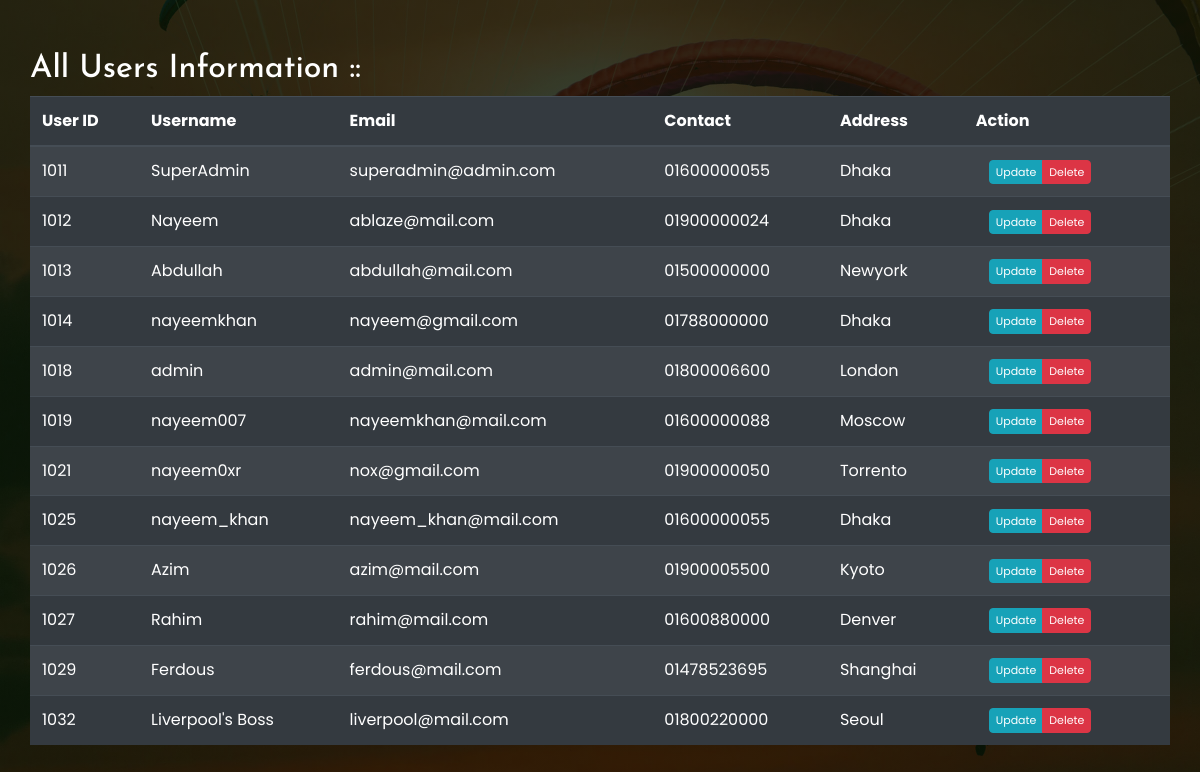
Page /all-users.php on the committed database.
### tables this page shows
CREATE TABLE `user` (
  `id` int(6) NOT NULL,
  `username` varchar(255) NOT NULL,
  `password` varchar(255) NOT NULL,
  `email` varchar(255) NOT NULL,
  `mobile` varchar(27) NOT NULL,
  `address` varchar(255) NOT NULL,
  `avatar` text NOT NULL
);

### all-users.php (the view, shortened to what this page needs)
<?php include "db.php" ; ?>
<?php include "header.php" ; ?>
<?php
  $query = "SELECT * FROM user " ;
  $selectAllUser = mysqli_query($connect , $query);
?>
<section class="">
  <div class="container all-users">
    <div class="row">
      <h2 class="user-x">All Users Information ::</h2>
      <table class="table table-striped table-dark">
        <thead>
          <tr>
            <th scope="col">User ID</th>
            <th scope="col">Username</th>
            <th scope="col">Email</th>
            <th scope="col">Contact</th>
            <th scope="col">Address</th>
            <th scope="col">Action</th>
          </tr>
        </thead>
        <tbody>
          <?php
            while($row = mysqli_fetch_assoc($selectAllUser)){
              $userId   = $row['id'] ;
              $username = $row['username'] ;
              $email    = $row['email'] ;
              $mobile   = $row['mobile'] ;
              $address  = $row['address'] ;
          ?>
          <tr>
            <td scope="row"><?php echo $userId ; ?></td>
            <td><?php echo $username ; ?></td>
            <td><?php echo $email ; ?></td>
            <td><?php echo $mobile ; ?></td>
            <td><?php echo $address ; ?></td>
            <td>
              <div class="btn btn-group">
                <a href="update-user.php?update=<?php echo $userId;?> " class="btn btn-info btn-action">Update</a>
                <a href="all-users.php?delete=<?php echo $userId ;?>" class="btn btn-danger btn-action">Delete</a>
              </div>
            </td>
          </tr>
          <?php
            }
          ?>
        </tbody>
      </table>
    </div>
  </div>
</section>
<?php include "footer.php" ; ?>

### header.php (shortened to what this page needs)
<!DOCTYPE HTML>
<html lang="en">
  <head>
    <link rel="stylesheet" href="https://stackpath.bootstrapcdn.com/bootstrap/4.4.1/css/bootstrap.min.css">
    <link rel="stylesheet" type="text/css" href="css/style.css">
  </head>
  <body>

### footer.php (shortened to what this page needs)
  </body>
</html>

### css/style.css (style rules this page uses)
h1,h2,h3,h4,h5,h6 { font-family: 'Josefin Sans', sans-serif; color: #333; }
body { font-family: 'Poppins', sans-serif; background: linear-gradient(rgba(10,23,6,0.8),rgba(10,23,6,0.8)) , url(../img/banner3.png) no-repeat; background-size: cover; background-attachment: fixed; }
.all-users { margin-top: 50px; }
.user-x { color: #fff; }
.btn-group { margin: -7px 0; }
.btn-action { padding: 3px 6px; margin : 0px; font-size: 11px; }

### rows in the picture
user: id "1011", username "SuperAdmin", email "superadmin@admin.com", mobile "01600000055", address "Dhaka"
user: id "1012", username "Nayeem", email "ablaze@mail.com", mobile "01900000024", address "Dhaka"
user: id "1013", username "Abdullah", email "abdullah@mail.com", mobile "01500000000", address "Newyork"
user: id "1014", username "nayeemkhan", email "nayeem@gmail.com", mobile "01788000000", address "Dhaka"
user: id "1018", username "admin", email "admin@mail.com", mobile "01800006600", address "London"
user: id "1019", username "nayeem007", email "nayeemkhan@mail.com", mobile "01600000088", address "Moscow"
user: id "1021", username "nayeem0xr", email "nox@gmail.com", mobile "01900000050", address "Torrento"
user: id "1025", username "nayeem_khan", email "nayeem_khan@mail.com", mobile "01600000055", address "Dhaka"
user: id "1026", username "Azim", email "azim@mail.com", mobile "01900005500", address "Kyoto"
user: id "1027", username "Rahim", email "rahim@mail.com", mobile "01600880000", address "Denver"
user: id "1029", username "Ferdous", email "ferdous@mail.com", mobile "01478523695", address "Shanghai"
user: id "1032", username "Liverpool's Boss", email "liverpool@mail.com", mobile "01800220000", address "Seoul"
